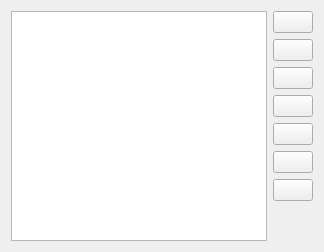
     <widget class="QWidget" name="tab_2">
      <attribute name="title">
       <string>Виды дефектов</string>
      </attribute>
      <layout class="QHBoxLayout" name="horizontalLayout_2">
       <item>
        <widget class="QTableView" name="defectsTableView">
         <property name="selectionMode">
          <enum>QAbstractItemView::ContiguousSelection</enum>
         </property>
         <property name="selectionBehavior">
          <enum>QAbstractItemView::SelectRows</enum>
         </property>
        </widget>
       </item>
       <item>
        <layout class="QVBoxLayout" name="verticalLayout_3">
         <item>
          <widget class="QPushButton" name="defectsAddButton">
           <property name="text">
            <string/>
           </property>
           <property name="icon">
            <iconset resource="tango-icons.qrc">
             <normaloff>:/icons/actions/icons/actions/list-add.png</normaloff>:/icons/actions/icons/actions/list-add.png</iconset>
           </property>
          </widget>
         </item>
         <item>
          <widget class="QPushButton" name="defectsRemoveButton">
           <property name="text">
            <string/>
           </property>
           <property name="icon">
            <iconset resource="tango-icons.qrc">
             <normaloff>:/icons/actions/icons/actions/list-remove.png</normaloff>:/icons/actions/icons/actions/list-remove.png</iconset>
           </property>
          </widget>
         </item>
         <item>
          <widget class="QPushButton" name="defectsClearButton">
           <property name="text">
            <string/>
           </property>
           <property name="icon">
            <iconset resource="tango-icons.qrc">
             <normaloff>:/icons/actions/icons/actions/edit-clear.png</normaloff>:/icons/actions/icons/actions/edit-clear.png</iconset>
           </property>
          </widget>
         </item>
         <item>
          <widget class="QPushButton" name="defectsMoveTopButton">
           <property name="text">
            <string/>
           </property>
           <property name="icon">
            <iconset resource="tango-icons.qrc">
             <normaloff>:/icons/actions/icons/actions/go-top.png</normaloff>:/icons/actions/icons/actions/go-top.png</iconset>
           </property>
          </widget>
         </item>
         <item>
          <widget class="QPushButton" name="defectsMoveUpButton">
           <property name="text">
            <string/>
           </property>
           <property name="icon">
            <iconset resource="tango-icons.qrc">
             <normaloff>:/icons/actions/icons/actions/go-up.png</normaloff>:/icons/actions/icons/actions/go-up.png</iconset>
           </property>
          </widget>
         </item>
         <item>
          <widget class="QPushButton" name="defectsMoveDownButton">
           <property name="text">
            <string/>
           </property>
           <property name="icon">
            <iconset resource="tango-icons.qrc">
             <normaloff>:/icons/actions/icons/actions/go-down.png</normaloff>:/icons/actions/icons/actions/go-down.png</iconset>
           </property>
          </widget>
         </item>
         <item>
          <widget class="QPushButton" name="defectsMoveBottomButton">
           <property name="text">
            <string/>
           </property>
           <property name="icon">
            <iconset resource="tango-icons.qrc">
             <normaloff>:/icons/actions/icons/actions/go-bottom.png</normaloff>:/icons/actions/icons/actions/go-bottom.png</iconset>
           </property>
          </widget>
         </item>
         <item>
          <spacer name="verticalSpacer_2">
           <property name="orientation">
            <enum>Qt::Vertical</enum>
           </property>
           <property name="sizeHint" stdset="0">
            <size>
             <width>20</width>
             <height>40</height>
            </size>
           </property>
          </spacer>
         </item>
        </layout>
       </item>
      </layout>
     </widget>
